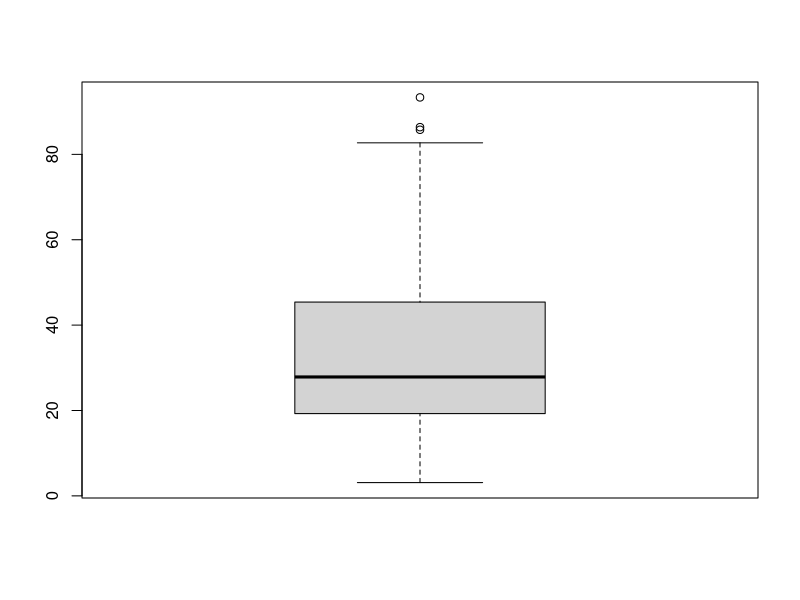

Write R code to recreate this figure.
## ---- chunk 1
knitr::opts_chunk$set(echo = TRUE)
## ---- chunk 2
x <- c(12, 9, 11, 7, 9, 14, 6, 10)
mean(x); median(x); names(table(x))[which.max(table(x))]
## ---- chunk 3
x <- c(9.26, 10.81, 3.11, 85.76, 70.32, 82.70, 18.43, 19.54, 23.04, 24.47, 26.24, 26.26, 24.58, 28.38, 28.06, 28.08, 25.13, 27.65, 32.03, 36.37, 19.27, 19.50, 18.36, 52.75, 61.22, 86.37, 93.34, 22.22, 20.16, 20.59, 54.80, 59.07, 50.39, 45.40, 44.08, 44.67, 38.64, 42.97, 46.69, 48.65, 39.16, 41.02, 38.98, 15.62, 13.78, 15.23, 8.88, 12.69, 17.00, 17.39)
summary(x)
boxplot(x)
